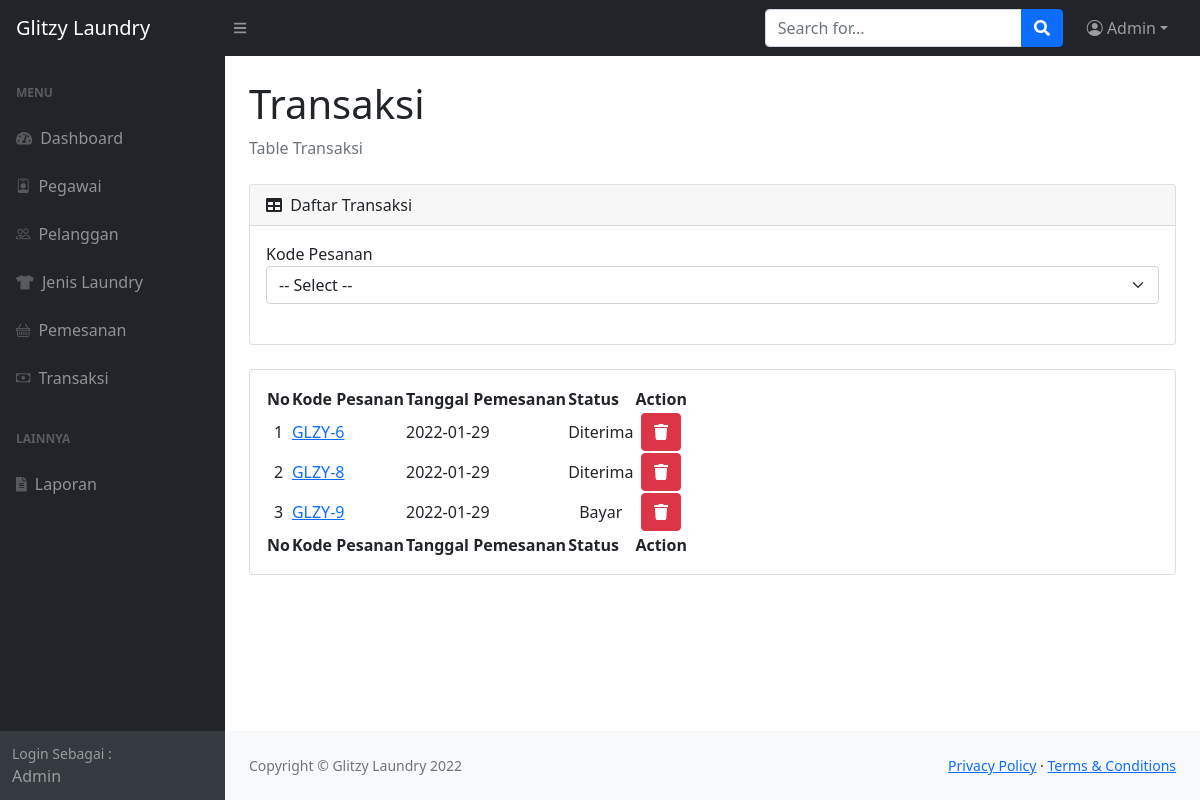
Screenshot of /transaksi.php (signed in) with the database file from the repository.
### tables this page shows
CREATE TABLE `transaksi` (
  `id_transaksi` int(11) NOT NULL,
  `id_pesanan` int(11) NOT NULL,
  `tanggal_ambil` date NOT NULL,
  `tanggal_antar` date NOT NULL,
  `total` int(100) NOT NULL,
  `status` varchar(25) NOT NULL
);

CREATE TABLE `pesanan` (
  `id_pesanan` int(11) NOT NULL,
  `kode_pesanan` varchar(20) NOT NULL,
  `id_pelanggan` int(11) NOT NULL,
  `id_jenis` int(11) NOT NULL,
  `berat` int(11) NOT NULL,
  `tanggal` date NOT NULL,
  `status` varchar(20) NOT NULL
);

### transaksi.php (the view, shortened to what this page needs)
<?php
    include "include/connection.php";
    $level = $_SESSION['level'];
    if($level != 'pelanggan'){
        $query4 = "SELECT * FROM transaksi";
        $sql4 = mysqli_query($conn, $query4);
    }
?>
<!DOCTYPE html>
<html lang="en">
    <head>
        <link href="https://cdn.jsdelivr.net/npm/simple-datatables@latest/dist/style.css" rel="stylesheet" />
        <link href="https://cdn.jsdelivr.net/npm/bootstrap-icons@1.5.0/font/bootstrap-icons.css" rel="stylesheet" type="text/css" />
        <link href="css/dashboard.css" rel="stylesheet" />
    </head>
    <body class="sb-nav-fixed">
        <nav class="sb-topnav navbar navbar-expand navbar-dark bg-dark">
            <a class="navbar-brand ps-3" href="index.html">Glitzy Laundry</a>
            <button class="btn btn-link btn-sm order-1 order-lg-0 me-4 me-lg-0" id="sidebarToggle" href="#!"><i class="fas fa-bars"></i></button>
            <form class="d-none d-md-inline-block form-inline ms-auto me-0 me-md-3 my-2 my-md-0">
                <div class="input-group">
                    <input class="form-control" type="text" placeholder="Search for..." aria-label="Search for..." aria-describedby="btnNavbarSearch" />
                    <button class="btn btn-primary" id="btnNavbarSearch" type="button"><i class="fas fa-search"></i></button>
                </div>
            </form>
            <ul class="navbar-nav ms-auto ms-md-0 me-3 me-lg-4">
                <li class="nav-item dropdown">
                    <a class="nav-link dropdown-toggle" id="navbarDropdown" href="#" role="button" data-bs-toggle="dropdown" aria-expanded="false"><i class="bi-person-circle"></i> <?= $_SESSION['username']; ?></a>
                </li>
            </ul>
        </nav>
        <div id="layoutSidenav">
            <div id="layoutSidenav_nav">
            <nav class="sb-sidenav accordion sb-sidenav-dark" id="sidenavAccordion">
                    <div class="sb-sidenav-menu">
                        <?php if($_SESSION['level'] == 'admin'){ ?>
                        <div class="nav">
                            <div class="sb-sidenav-menu-heading">Menu</div>
                            <a class="nav-link" href="">
                                <div class="sb-nav-link-icon"><i class="fas fa-tachometer-alt"></i></div>
                                Dashboard
                            </a>
                            <a class="nav-link" href="pegawai.php">
                                <div class="sb-nav-link-icon"><i class="bi bi-person-badge"></i></div>
                                Pegawai
                            </a>
                            <a class="nav-link" href="pelanggan.php">
                                <div class="sb-nav-link-icon"><i class="bi bi-people"></i></div>
                                Pelanggan
                            </a>
                            <a class="nav-link" href="jenis_laundry.php">
                                <div class="sb-nav-link-icon"><i class="fas fa-tshirt"></i></div>
                                Jenis Laundry
                            </a>
                            <a class="nav-link" href="pemesanan.php">
                                <div class="sb-nav-link-icon"><i class="bi bi-basket"></i></div>
                                Pemesanan
                            </a>
                            <a class="nav-link" href="transaksi.php">
                                <div class="sb-nav-link-icon"><i class="bi bi-cash"></i></div>
                                Transaksi
                            </a>
                            <div class="sb-sidenav-menu-heading">Lainnya</div>
                            <a class="nav-link" href="laporan.php">
                                <div class="sb-nav-link-icon"><i class="fas fa-file-alt"></i></div>
                                Laporan
                            </a>
                        </div>
                        <?php } ?>
                    </div>
                    <div class="sb-sidenav-footer text-capitalize">
                        <div class="small">Login Sebagai :</div>
                        <?= $_SESSION['username']; ?>
                    </div>
                </nav>
            </div>
            <div id="layoutSidenav_content">
                <main>
                    <div class="container-fluid px-4">
                        <h1 class="mt-4">Transaksi</h1>
                        <ol class="breadcrumb mb-4">
                            <li class="breadcrumb-item active">Table Transaksi</li>
                        </ol>
                        <div class="card mb-4">
                            <div class="card-header">
                                <div style="margin-right:auto;">
                                    <i class="fa fa-table me-1"></i>
                                    Daftar Transaksi
                                </div>
                            </div>
                            <?php if($_SESSION['level'] != 'pelanggan'){ ?>
                            <div class="card-body">
                            <form method="post" action="">
                                <label for="KT">Kode Pesanan</label>
                                <select name="kode_pesanan" id="KT" class="form-select" onchange="submit()">
                                    <option selected disabled>-- Select --</option>
                                </select>
                            </form>
                            <br>
                            </div>
                            <?php } ?>
                        </div>
                    </div>
                </main>
                <main>
                    <div class="container-fluid px-4">
                        <div class="card mb-4">
                            <div class="card-body">
                                <table id="datatablesSimple">
                                    <thead>
                                        <tr>
                                            <th>No</th>
                                            <th>Kode Pesanan</th>
                                            <th>Tanggal Pemesanan</th>
                                            <th>Status</th>
                                            <th>Action</th>
                                        </tr>
                                    </thead>
                                    <tfoot>
                                        <tr>
                                            <th>No</th>
                                            <th>Kode Pesanan</th>
                                            <th>Tanggal Pemesanan</th>
                                            <th>Status</th>
                                            <th>Action</th>
                                        </tr>
                                    </tfoot>
                                    <tbody>
                                        <?php
                                            $i=1;
                                            while($data4 = mysqli_fetch_array($sql4)){
                                                $idp = $data4['id_pesanan'];
                                                $query5 = "SELECT * FROM pesanan WHERE id_pesanan = $idp";
                                                $sql5 = mysqli_query($conn, $query5);
                                                $data5 = mysqli_fetch_array($sql5);
                                        ?>
                                        <tr>
                                            <td align="center"> <?= $i++?> </td>
                                            <td> <a href="detail_transaksi.php?id_transaksi=<?= $data4['id_transaksi']?>&kode_pesanan=<?= $data5['kode_pesanan']?>"> <?= $data5['kode_pesanan']?> </a></td>
                                            <td> <?= $data5['tanggal']?> </td>
                                            <td align="center"> <?= ucfirst($data4['status']) ?> </td>
                                            <td align="center">
                                                <a href="include/process/delete_transaksi.php?id_transaksi=<?=$data4['id_transaksi'];?>" class="btn btn-danger mx-1"><i class="fas fa-trash"></i></a>
                                            </td>
                                        </tr>
                                        <?php } ?>
                                    </tbody>
                                </table>
                            </div>
                        </div>
                    </div>
                </main>
                <footer class="py-4 bg-light mt-auto">
                    <div class="container-fluid px-4">
                        <div class="d-flex align-items-center justify-content-between small">
                            <div class="text-muted">Copyright &copy; Glitzy Laundry 2022</div>
                            <div>
                                <a href="#">Privacy Policy</a>
                                &middot;
                                <a href="#">Terms &amp; Conditions</a>
                            </div>
                        </div>
                    </div>
                </footer>
            </div>
        </div>
    </body>
</html>

### rows the page displays
transaksi: id_pesanan.kode_pesanan "GLZY-6", id_pesanan.tanggal "2022-01-29", status "Diterima"
transaksi: id_pesanan.kode_pesanan "GLZY-8", id_pesanan.tanggal "2022-01-29", status "Diterima"
transaksi: id_pesanan.kode_pesanan "GLZY-9", id_pesanan.tanggal "2022-01-29", status "Bayar"

### other values shown
$_SESSION['username'] "Admin"
